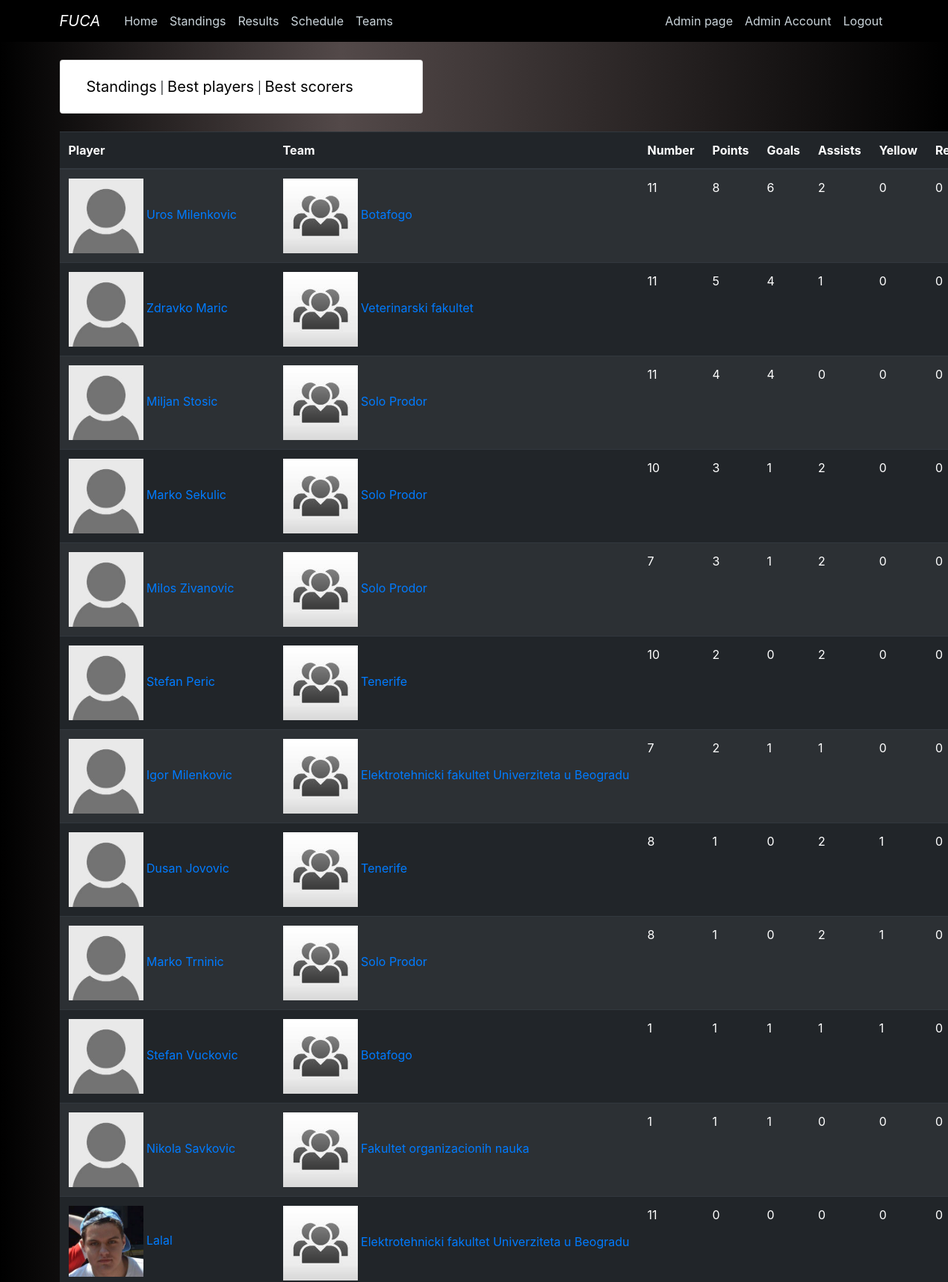
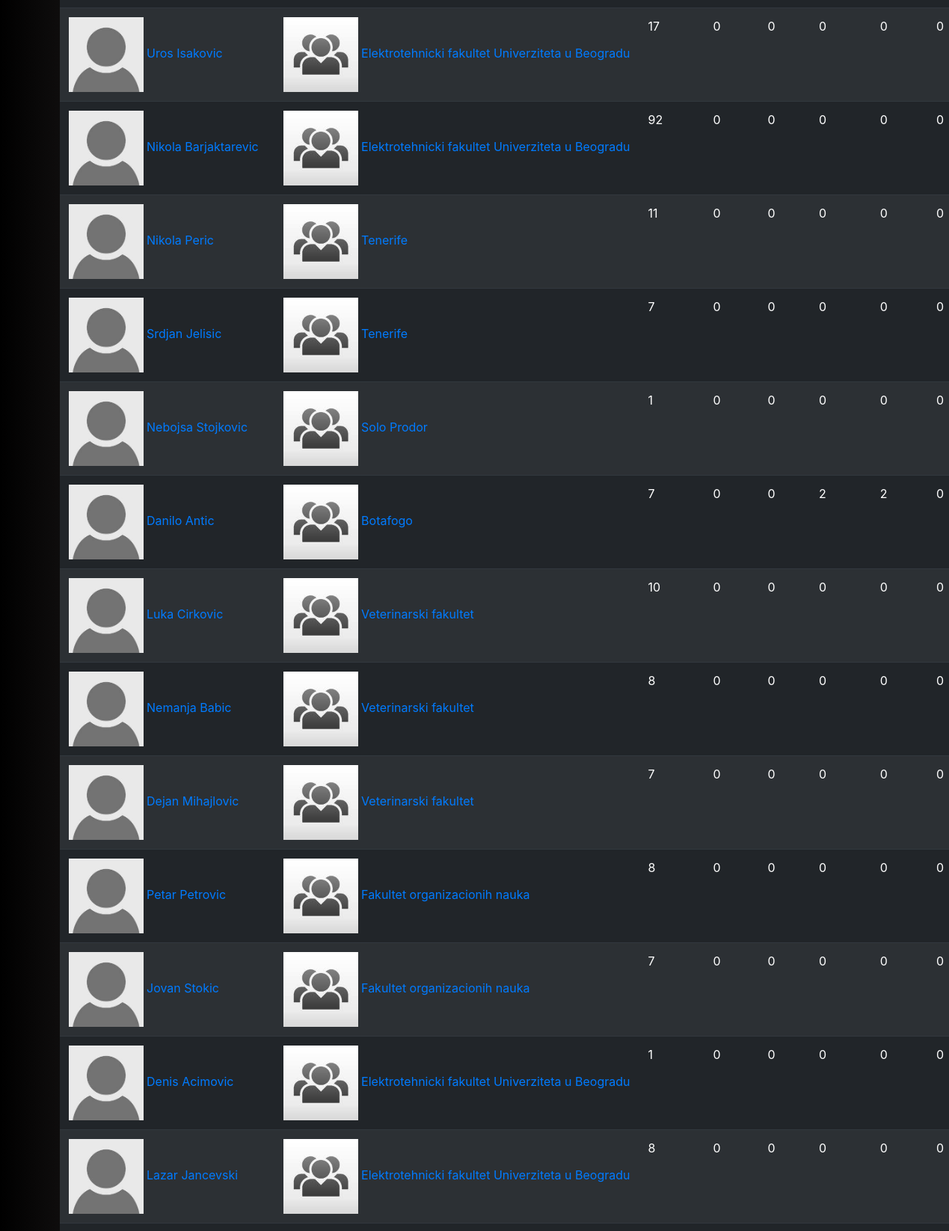
Screenshot of /standings/bestplayers (signed in, upper part) with the database file from the repository (2 pictures, top to bottom).
### fuca/models.py (models this page shows, shortened)
class Player(db.Model, UserMixin):
    __tablename__ = 'player'
    id          = db.Column(db.Integer,     primary_key=True)
    name        = db.Column(db.String(100), nullable=False)
    birthdate   = db.Column(db.DateTime,    nullable=False)
    number      = db.Column(db.Integer,     nullable=False)
    image       = db.Column(db.String(20),  nullable=False, default='default.jpg')
    email       = db.Column(db.String(120), unique=True,    nullable=False)
    password    = db.Column(db.String(200))
    registered  = db.Column(db.Boolean, default=False)
    is_admin    = db.Column(db.Boolean, default=False)
    team_id     = db.Column(db.Integer, db.ForeignKey('team.id'), nullable=False)
    statistics  = db.relationship('Statistics', backref='player', lazy=True)
    @property
    def goals(self):
        goals = 0
        for stat in self.statistics:
            goals += stat.goals
        return goals
    @property
    def assists(self):
        assists = 0
        for stat in self.statistics:
            assists += stat.assists
        return assists
    @property
    def red(self):
        red = 0
        for stat in self.statistics:
            red += stat.red
        return red
    @property
    def yellow(self):
        yellow = 0
        for stat in self.statistics:
            yellow += stat.yellow
        return yellow
    @property
    def points(self):
        return self.goals + self.assists - self.yellow - 2 * self.red

class Statistics(db.Model):
    __tablename__ = 'statistics'
    id          = db.Column(db.Integer, primary_key=True)
    goals       = db.Column(db.Integer, nullable=False)
    assists     = db.Column(db.Integer, nullable=False)
    yellow      = db.Column(db.Integer, nullable=False)
    red         = db.Column(db.Integer, nullable=False)
    player_id   = db.Column(db.Integer, db.ForeignKey('player.id'), nullable=False)
    match_id    = db.Column(db.Integer, db.ForeignKey('match.id'),  nullable=False)

### fuca/standings/routes.py (the view)
@scores.route("/bestplayers")
def bestplayers():
    players = Player.query.filter_by(is_admin=False).all()
    players = list(reversed(sorted(players, key=lambda player: player.points)))
    for player in players:
        player.image = url_for('static', filename='images/players/{}'.format(player.image))
        player.team_name = player.team.name
        player.team_logo = url_for('static', filename='images/teams/{}'.format(player.team.logo_image))
    return render_template('standings/best-players.html', players=players, title='Best Players')

### fuca/models.py (called while the page is built)
@login_manager.user_loader
def load_user(player_id):
    return Player.query.get(int(player_id))

### fuca/templates/standings/best-players.html
{% extends 'standings/standings-layout.html' %}
{% block standings_content %}
    <table class="table table-dark table-striped table-hover">
        <thead>
            <th>Player</th>
            <th>Team</th>
            <th>Number</th>
            <th>Points</th>
            <th>Goals</th>
            <th>Assists</th>
            <th>Yellow</th>
            <th>Red</th>
        </thead>
        {% for player in players %}
            <tr>
                <td style="white-space:nowrap">
                    <a href="{{ url_for('main.player', id=player.id)}}">
                        <img src="{{ player.image }}" width="100">
                        {{ player.name }}
                    </a>
                </td>
                <td style="white-space:nowrap">
                    <a href="{{ url_for('teams.team', id=player.team_id)}}">
                        <img src="{{ player.team_logo }}" width="100">
                        {{ player.team_name }}
                    </a>
                </td>
                <td>{{ player.number }}</td>
                <td>{{ player.points }}</td>
                <td>{{ player.goals }}</td>
                <td>{{ player.assists }}</td>
                <td>{{ player.yellow }}</td>
                <td>{{ player.red }}</td>
            </tr>
        {% endfor %}
    </table>
{% endblock standings_content %}

### fuca/static/main.css (style rules this page uses)
body { margin-top: 5rem; }
a:link { text-decoration: none; }
.dark-background { background: rgb(0,0,0); background: linear-gradient(90deg, rgba(0,0,0,1) 0%, rgba(83,73,73,1) 36%, rgba(0,0,0,1) 100%); }

### rows the page displays
Player: image (placeholder picture), name "Uros Milenkovic", team_name "Botafogo", number "11", points "8", goals "6", assists "2", yellow "0", red "0"
Player: image (placeholder picture), name "Zdravko Maric", team_name "Veterinarski fakultet", number "11", points "5", goals "4", assists "1", yellow "0", red "0"
Player: image (placeholder picture), name "Miljan Stosic", team_name "Solo Prodor", number "11", points "4", goals "4", assists "0", yellow "0", red "0"
Player: image (placeholder picture), name "Marko Sekulic", team_name "Solo Prodor", number "10", points "3", goals "1", assists "2", yellow "0", red "0"
Player: image (placeholder picture), name "Milos Zivanovic", team_name "Solo Prodor", number "7", points "3", goals "1", assists "2", yellow "0", red "0"
Player: image (placeholder picture), name "Stefan Peric", team_name "Tenerife", number "10", points "2", goals "0", assists "2", yellow "0", red "0"
Player: image (placeholder picture), name "Igor Milenkovic", team_name "Elektrotehnicki fakultet Univerziteta u Beogradu", number "7", points "2", goals "1", assists "1", yellow "0", red "0"
Player: image (placeholder picture), name "Dusan Jovovic", team_name "Tenerife", number "8", points "1", goals "0", assists "2", yellow "1", red "0"
Player: image (placeholder picture), name "Marko Trninic", team_name "Solo Prodor", number "8", points "1", goals "0", assists "2", yellow "1", red "0"
Player: image (placeholder picture), name "Stefan Vuckovic", team_name "Botafogo", number "1", points "1", goals "1", assists "1", yellow "1", red "0"
Player: image (placeholder picture), name "Nikola Savkovic", team_name "Fakultet organizacionih nauka", number "1", points "1", goals "1", assists "0", yellow "0", red "0"
Player: image (picture), name "Lalal", team_name "Elektrotehnicki fakultet Univerziteta u Beogradu", number "11", points "0", goals "0", assists "0", yellow "0", red "0"
Player: image (placeholder picture), name "Uros Isakovic", team_name "Elektrotehnicki fakultet Univerziteta u Beogradu", number "17", points "0", goals "0", assists "0", yellow "0", red "0"
Player: image (placeholder picture), name "Nikola Barjaktarevic", team_name "Elektrotehnicki fakultet Univerziteta u Beogradu", number "92", points "0", goals "0", assists "0", yellow "0", red "0"
Player: image (placeholder picture), name "Nikola Peric", team_name "Tenerife", number "11", points "0", goals "0", assists "0", yellow "0", red "0"
Player: image (placeholder picture), name "Srdjan Jelisic", team_name "Tenerife", number "7", points "0", goals "0", assists "0", yellow "0", red "0"
Player: image (placeholder picture), name "Nebojsa Stojkovic", team_name "Solo Prodor", number "1", points "0", goals "0", assists "0", yellow "0", red "0"
Player: image (placeholder picture), name "Danilo Antic", team_name "Botafogo", number "7", points "0", goals "0", assists "2", yellow "2", red "0"
Player: image (placeholder picture), name "Luka Cirkovic", team_name "Veterinarski fakultet", number "10", points "0", goals "0", assists "0", yellow "0", red "0"
Player: image (placeholder picture), name "Nemanja Babic", team_name "Veterinarski fakultet", number "8", points "0", goals "0", assists "0", yellow "0", red "0"
Player: image (placeholder picture), name "Dejan Mihajlovic", team_name "Veterinarski fakultet", number "7", points "0", goals "0", assists "0", yellow "0", red "0"
Player: image (placeholder picture), name "Petar Petrovic", team_name "Fakultet organizacionih nauka", number "8", points "0", goals "0", assists "0", yellow "0", red "0"
Player: image (placeholder picture), name "Jovan Stokic", team_name "Fakultet organizacionih nauka", number "7", points "0", goals "0", assists "0", yellow "0", red "0"
Player: image (placeholder picture), name "Denis Acimovic", team_name "Elektrotehnicki fakultet Univerziteta u Beogradu", number "1", points "0", goals "0", assists "0", yellow "0", red "0"
Player: image (placeholder picture), name "Lazar Jancevski", team_name "Elektrotehnicki fakultet Univerziteta u Beogradu", number "8", points "0", goals "0", assists "0", yellow "0", red "0"
